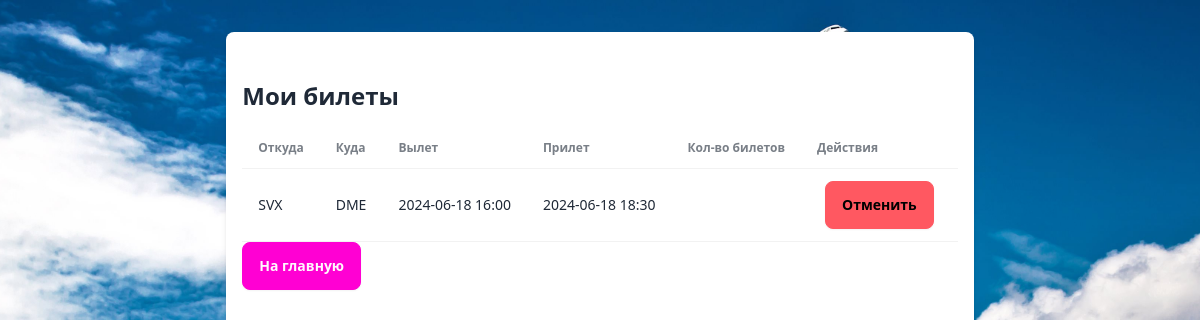
The app's page /bookings (signed in) with its own data.
### tables this page shows
CREATE TABLE booking (
    id INTEGER PRIMARY KEY AUTOINCREMENT,
    user_id INTEGER,
    flight_id INTEGER,
    booking_status INTEGER,
    tickets_count INTEGER,
    CONSTRAINT flight_fk FOREIGN KEY (flight_id)  REFERENCES flights (id),
    CONSTRAINT user_fk FOREIGN KEY (user_id)  REFERENCES users (id)
);

CREATE TABLE flights (
    id INTEGER PRIMARY KEY AUTOINCREMENT,
    from_airport TEXT,
    to_airport TEXT,
    departure DATETIME,
    arrival DATETIME,
    available_tickets INTEGER,
    CONSTRAINT from_airport_fk FOREIGN KEY (from_airport)  REFERENCES airports (code),
    CONSTRAINT to_airport_fk FOREIGN KEY (to_airport)  REFERENCES airports (code)
);

### server.py (the view)
@app.route('/bookings', methods=['GET'])
def view_bookings():
    username = request.cookies.get('username')
    if not username:
        return redirect(url_for('login'))
    db = get_db()
    user_id = get_user_id(db, username)
    if not user_id:
        return redirect(url_for('login'))
    cursor = db.execute("""
    SELECT f.from_airport, f.to_airport, f.departure, f.arrival, b.tickets_count, b.id
    FROM booking b
    JOIN flights f ON b.flight_id = f.id
    WHERE b.user_id = ? AND b.booking_status = 1
    """, (user_id,))
    bookings = cursor.fetchall()
    return render_template('bookings.html', bookings=bookings)

### server.py (called while the page is built)
def get_db():
    db = getattr(g, '_database', None)
    if db is None:
        db = g._database = sqlite3.connect(DATABASE)
    return db

@app.teardown_appcontext
def close_connection(exception):
    db = getattr(g, '_database', None)
    if db is not None:
        db.close()

def get_user_id(db, username):
    cursor = db.execute("SELECT id FROM users WHERE username = ?", (username,))
    result = cursor.fetchone()
    return result[0] if result else None # проверка на None

### templates/bookings.html (shortened to what this page needs)
{% extends 'base.html' %}
{% block content %}
<div class="container mx-auto mt-8">
    <h1 class="text-2xl font-bold mb-4">Мои билеты</h1>
    {% if bookings %}
    <div class="overflow-x-auto">
        <table class="table table-zebra w-full">
            <thead>
                <tr>
                    <th>Откуда</th>
                    <th>Куда</th>
                    <th>Вылет</th>
                    <th>Прилет</th>
                    <th>Кол-во билетов</th>
                    <th>Действия</th>
                </tr>
            </thead>
            <tbody>
                {% for booking in bookings %}
                <tr>
                    <td>{{ booking[0] }}</td>
                    <td>{{ booking[1] }}</td>
                    <td>{{ booking[2] }}</td>
                    <td>{{ booking[3] }}</td>
                    <td>{{ booking[4] }}</td>
                    <td>
                        <form action="{{ url_for('cancel_booking') }}" method="post" style="display:inline;">
                            <button type="submit" class="btn btn-error btn-secondary mx-2">Отменить</button>
                        </form>
                    </td>
                </tr>
                {% endfor %}
            </tbody>
        </table>
        <a href="{{ url_for('index') }}" class="btn btn-secondary mb-4">На главную</a>
    </div>
    {% else %}
    <p>У вас нет забронированных билетов.</p>
    <a href="{{ url_for('index') }}" class="btn btn-secondary mb-4">На главную</a>
    {% endif %}
</div>
{% endblock %}

### templates/base.html (shortened to what this page needs)
<!DOCTYPE html>
<html lang="en">
<head>
    <link href="https://cdn.jsdelivr.net/npm/daisyui@4.11.1/dist/full.min.css" rel="stylesheet" type="text/css" />
    <script src="https://cdn.tailwindcss.com"></script>
</head>
<body class="flex flex-col min-h-screen bg-cover bg-center" style="background-image: url({{ url_for('static', filename='images/background.jpg') }});">
    <main class="flex-grow mx-auto max-w-4xl p-4 bg-white shadow-md rounded-lg mt-8 mb-8">
        {% block content %}{% endblock %}
    </main>
</body>
</html>

### records on screen
booking: from_airport "SVX", to_airport "DME", departure "2024-06-18 16:00", arrival "2024-06-18 18:30"
